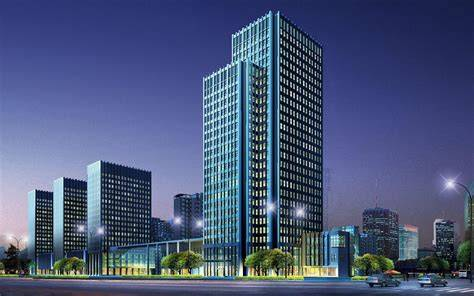
#> input picture DAY 3 cv/building image.jpg, 474 x 296 px, found by its file name
$ python keypoints.py
#> lines starting #> are read from the running program, lines starting #| are printed output that depends on the picture
import cv2
import matplotlib.pyplot as plt

img = cv2.imread("Building image.jpg")
#> img is the input picture: shape (296, 474, 3); mean B, G, R 122.5, 87.5, 74.8
gray = cv2.cvtColor(img,cv2.COLOR_BGR2RGB)

#SIFT
sift = cv2.SIFT_create()
keypoints, description = sift.detectAndCompute(gray,None)
#> keypoints = 1037 keypoints; strongest (x, y, size): (245, 273, 2.9), (240, 273, 3.9), (44, 198, 11.6), (337, 275, 2)

img_sift = cv2.drawKeypoints(img,keypoints,None,flags =
                             cv2.DRAW_MATCHES_FLAGS_DRAW_RICH_KEYPOINTS)
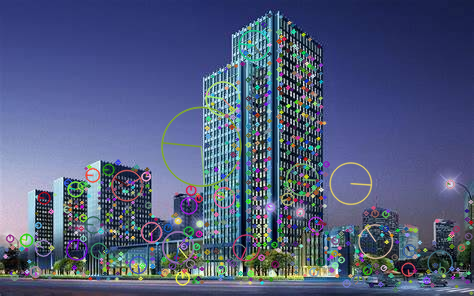
#> img_sift: shape (296, 474, 3); mean B, G, R 124.5, 91.1, 80.1

plt.imshow(cv2.cvtColor(img_sift,cv2.COLOR_BGR2RGB))
plt.axis("off")
plt.show()
